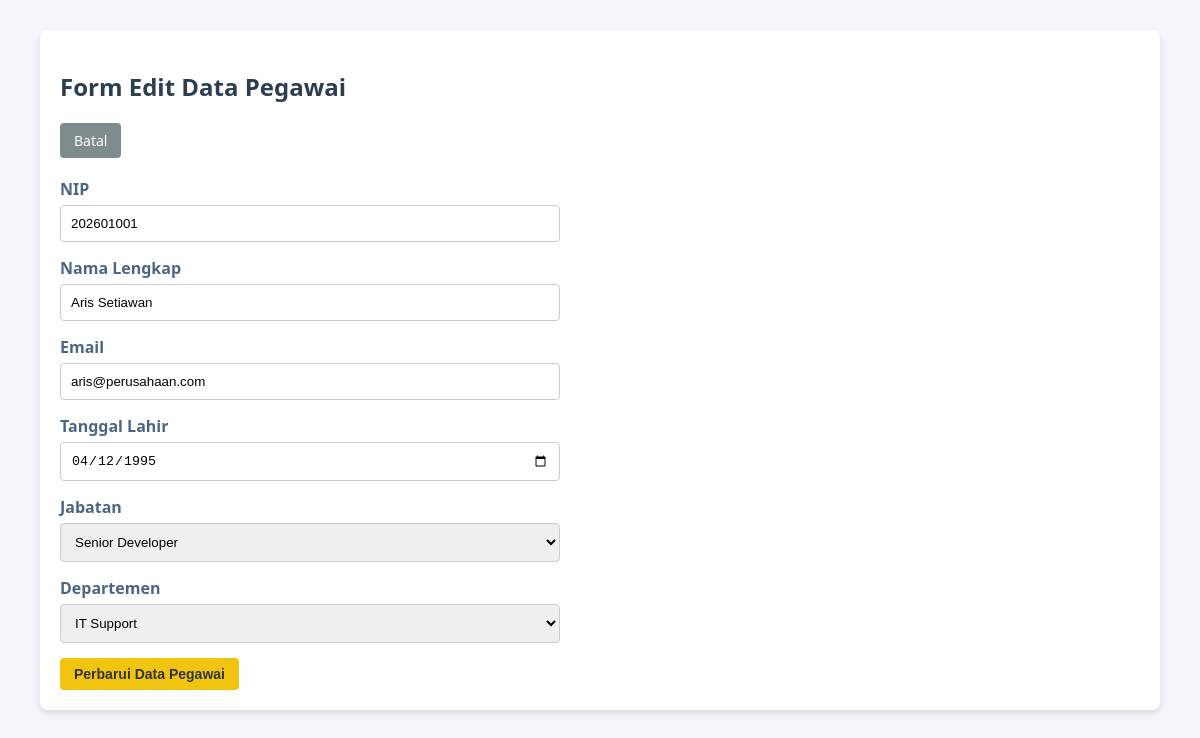
/app/edit.php?id=1, run on the app's committed database.
### tables this page shows
CREATE TABLE pegawai (
  id_pegawai int(11) NOT NULL,
  nip varchar(20) NOT NULL,
  nama varchar(150) NOT NULL,
  email varchar(100) NOT NULL,
  tanggal_lahir date NOT NULL,
  id_jabatan int(11) DEFAULT NULL,
  id_departemen int(11) DEFAULT NULL
);

### app/edit.php (the view, shortened to what this page needs)
<?php
include 'koneksi.php';
$id = $_GET['id'] ?? null;
$pegawai_query = mysqli_query($conn, "SELECT * FROM pegawai WHERE id_pegawai = '$id'");
$p_data = mysqli_fetch_assoc($pegawai_query);
$jabatan_opt = mysqli_query($conn, "SELECT * FROM jabatan");
$dept_opt = mysqli_query($conn, "SELECT * FROM departemen");
?>
<!DOCTYPE html>
<html lang="id">
<head>
    <link rel="stylesheet" href="assets/css/style.css">
</head>
<body>
    <div class="container">
        <h2>Form Edit Data Pegawai</h2>
        <div class="nav">
            <a href="index.php" class="btn btn-back">Batal</a>
        </div>
        <form action="update.php" method="POST">
            <div class="form-group">
                <label>NIP</label>
                <input type="text" name="nip" value="<?php echo htmlspecialchars($p_data['nip']); ?>" required>
            </div>
            <div class="form-group">
                <label>Nama Lengkap</label>
                <input type="text" name="nama" value="<?php echo htmlspecialchars($p_data['nama']); ?>" required>
            </div>
            <div class="form-group">
                <label>Email</label>
                <input type="email" name="email" value="<?php echo htmlspecialchars($p_data['email']); ?>" required>
            </div>
            <div class="form-group">
                <label>Tanggal Lahir</label>
                <input type="date" name="tanggal_lahir" value="<?php echo $p_data['tanggal_lahir']; ?>" required>
            </div>
            <div class="form-group">
                <label>Jabatan</label>
                <select name="id_jabatan" required>
                    <?php while($j = mysqli_fetch_assoc($jabatan_opt)) {
                        $selected = ($j['id_jabatan'] == $p_data['id_jabatan']) ? 'selected' : '';
                        echo "<option value='".$j['id_jabatan']."' $selected>".$j['nama_jabatan']."</option>";
                    } ?>
                </select>
            </div>
            <div class="form-group">
                <label>Departemen</label>
                <select name="id_departemen" required>
                    <?php while($d = mysqli_fetch_assoc($dept_opt)) {
                        $selected = ($d['id_departemen'] == $p_data['id_departemen']) ? 'selected' : '';
                        echo "<option value='".$d['id_departemen']."' $selected>".$d['nama_departemen']."</option>";
                    } ?>
                </select>
            </div>
            <button type="submit" class="btn btn-edit">Perbarui Data Pegawai</button>
        </form>
    </div>
</body>
</html>

### app/assets/style.css (style rules this page uses)
body { font-family: 'Segoe UI', Tahoma, Geneva, Verdana, sans-serif; margin: 0; padding: 0; background-color: #f4f6f9; color: #333; }
.container { width: 90%; max-width: 1200px; margin: 30px auto; background: #fff; padding: 20px; box-shadow: 0 4px 6px rgba(0,0,0,0.1); border-radius: 8px; }
h2 { color: #2c3e50; margin-bottom: 20px; }
.nav { margin-bottom: 20px; }
.btn { padding: 8px 14px; text-decoration: none; border-radius: 4px; color: white; font-size: 14px; display: inline-block; border: none; cursor: pointer; }
.btn-edit { background-color: #f1c40f; color: #333; font-weight: bold; }
.btn-back { background-color: #7f8c8d; }
.form-group { margin-bottom: 15px; max-width: 500px; }
label { display: block; margin-bottom: 5px; font-weight: bold; color: #4b6584; }
input[type="text"], input[type="email"], input[type="date"], select { width: 100%; padding: 10px; border: 1px solid #ccc; border-radius: 4px; box-sizing: border-box; }

### data on the page
pegawai: nip "202601001", nama "Aris Setiawan", email "aris@perusahaan.com", tanggal_lahir "04/12/1995"

### other printed values
form field id_jabatan "Senior Developer"
form field id_departemen "IT Support"
